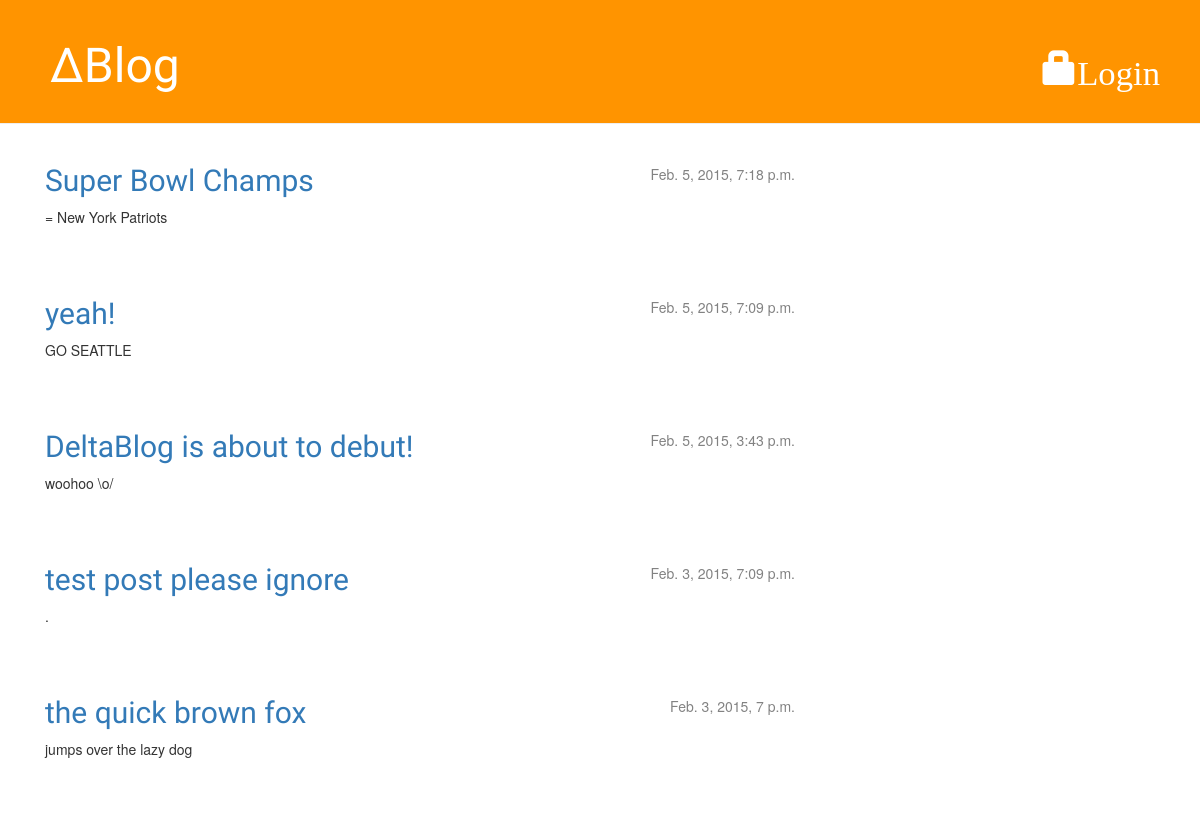
The page / on the database its author committed.
### deltablog_app/models.py (models this page shows, shortened)
class Post(models.Model):
    author = models.ForeignKey('auth.User')
    title = models.CharField(max_length=200)
    text = models.TextField()
    created_date = models.DateTimeField(default=timezone.now)
    published_date = models.DateTimeField(blank=True, null=True)
    image = models.FileField(upload_to='documents/%Y/%m/%d', null=True, blank=True)
    class Meta:
        ordering = ["-published_date"]

### deltablog_app/views.py (the view)
# urls.py: url(r'^$', views.post_list),
def post_list(request):
    posts = Post.objects.filter(published_date__isnull=False).order_by('-published_date')
    return render(request, 'deltablog_app/post_list.html', {'posts': posts})

### deltablog_app/templates/deltablog_app/post_list.html
{% extends 'deltablog_app/base.html' %}
{% block content %}
    {% for post in posts %}
        <div class="post">
            <div class="date">
                {{ post.published_date }}
            </div>
            <h2><a href="{% url 'deltablog_app.views.post_detail' pk=post.pk %}">{{ post.title }}</a></h2>
            <p>{{ post.text|linebreaks }}</p>
        </div>
    {% endfor %}
{% endblock content %}

### static/css/deltablog_app.css (style rules this page uses)
h2 { font-family: 'Ubuntu', sans-serif; }
.date { float: right; color: #828282; }
.post { margin-bottom: 70px; }

### rows shown on the page
Post: published_date "Feb. 5, 2015, 7:18 p.m.", title "Super Bowl Champs", text "= New York Patriots"
Post: published_date "Feb. 5, 2015, 7:09 p.m.", title "yeah!", text "GO SEATTLE"
Post: published_date "Feb. 5, 2015, 3:43 p.m.", title "DeltaBlog is about to debut!", text "woohoo \\o/"
Post: published_date "Feb. 3, 2015, 7:09 p.m.", title "test post please ignore", text "."
Post: published_date "Feb. 3, 2015, 7 p.m.", title "the quick brown fox", text "jumps over the lazy dog"
